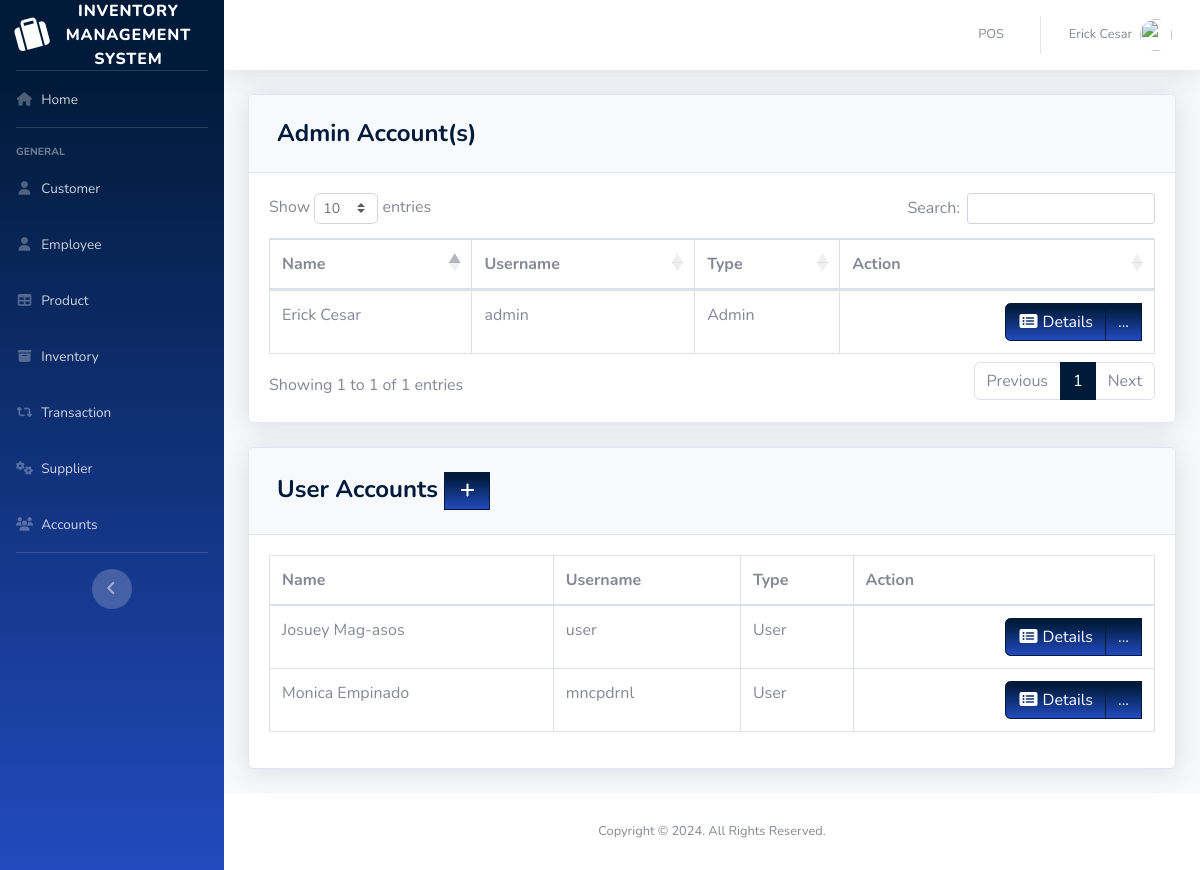
Screenshot of /pages/user.php (signed in) with the database file from the repository.
### tables this page shows
CREATE TABLE `users` (
  `ID` int(11) NOT NULL,
  `EMPLOYEE_ID` int(11) DEFAULT NULL,
  `USERNAME` varchar(50) DEFAULT NULL,
  `PASSWORD` varchar(50) DEFAULT NULL,
  `TYPE_ID` int(11) DEFAULT NULL
);

CREATE TABLE `employee` (
  `EMPLOYEE_ID` int(11) NOT NULL,
  `FIRST_NAME` varchar(50) DEFAULT NULL,
  `LAST_NAME` varchar(50) DEFAULT NULL,
  `GENDER` varchar(50) DEFAULT NULL,
  `EMAIL` varchar(100) DEFAULT NULL,
  `PHONE_NUMBER` varchar(11) DEFAULT NULL,
  `JOB_ID` int(11) DEFAULT NULL,
  `HIRED_DATE` varchar(50) NOT NULL,
  `LOCATION_ID` int(11) DEFAULT NULL
);

CREATE TABLE `type` (
  `TYPE_ID` int(11) NOT NULL,
  `TYPE` varchar(50) DEFAULT NULL
);

### pages/user.php (the view, shortened to what this page needs)
<?php
include'../includes/connection.php';
include'../includes/sidebar.php';
?>
         <div class="card shadow mb-4">
            <div class="card-header py-3">
              <h4 class="m-2 font-weight-bold text-primary">Admin Account(s)</h4>
            </div>
            <div class="card-body">
            <div class="table-responsive">
           <table class="table table-bordered" id="dataTable" width="100%" cellspacing="0">
               <thead>
                   <tr>
                       <th>Name</th>
                       <th>Username</th>
                       <th>Type</th>
                       <th>Action</th>
                   </tr>
               </thead>
          <tbody>
<?php
    $query = 'SELECT ID, FIRST_NAME,LAST_NAME,USERNAME, t.TYPE
              FROM users u
              JOIN employee e ON e.EMPLOYEE_ID=u.EMPLOYEE_ID
              JOIN type t ON t.TYPE_ID=u.TYPE_ID
              WHERE u.TYPE_ID=1';
        $result = mysqli_query($db, $query) or die (mysqli_error($db));
            while ($row = mysqli_fetch_assoc($result)) {
                echo '<tr>';
                echo '<td>'. $row['FIRST_NAME'].' '. $row['LAST_NAME'].'</td>';
                echo '<td>'. $row['USERNAME'].'</td>';
                echo '<td>'. $row['TYPE'].'</td>';
                      echo '<td align="right"> <div class="btn-group">
                              <a type="button" class="btn btn-primary bg-gradient-primary" href="us_searchfrm.php?action=edit & id='.$row['ID'] . '"><i class="fas fa-fw fa-list-alt"></i> Details</a>
                            <div class="btn-group">
                              <a type="button" class="btn btn-primary bg-gradient-primary dropdown no-arrow" data-toggle="dropdown" style="color:white;">
                              ... <span class="caret"></span></a>
                            <ul class="dropdown-menu text-center" role="menu">
                                <li>
                                  <a type="button" class="btn btn-warning bg-gradient-warning btn-block" style="border-radius: 0px;" href="us_edit.php?action=edit & id='.$row['ID']. '">
                                    <i class="fas fa-fw fa-edit"></i> Edit
                                  </a>
                                </li>
                                </li>
                            </ul>
                            </div>
                          </div></td>';
                echo '</tr> ';
                        }
?>
                                </tbody>
                            </table>
                        </div>
                    </div>
                  </div>
         <div class="card shadow mb-4">
            <div class="card-header py-3">
              <h4 class="m-2 font-weight-bold text-primary">User Accounts&nbsp;<a  href="#" data-toggle="modal" data-target="#supplierModal" type="button" class="btn btn-primary bg-gradient-primary" style="border-radius: 0px;"><i class="fas fa-fw fa-plus"></i></a></h4>
            </div>
            <div class="card-body">
            <div class="table-responsive">
           <table class="table table-bordered" id="dataTable" width="100%" cellspacing="0">
               <thead>
                   <tr>
                       <th>Name</th>
                       <th>Username</th>
                       <th>Type</th>
                       <th>Action</th>
                   </tr>
               </thead>
          <tbody>
<?php
    $query = 'SELECT ID, FIRST_NAME,LAST_NAME,USERNAME, t.TYPE
              FROM users u
              JOIN employee e ON e.EMPLOYEE_ID=u.EMPLOYEE_ID
              JOIN type t ON t.TYPE_ID=u.TYPE_ID
              WHERE u.TYPE_ID=2';
        $result = mysqli_query($db, $query) or die (mysqli_error($db));
            while ($row = mysqli_fetch_assoc($result)) {
                echo '<tr>';
                echo '<td>'. $row['FIRST_NAME'].' '. $row['LAST_NAME'].'</td>';
                echo '<td>'. $row['USERNAME'].'</td>';
                echo '<td>'. $row['TYPE'].'</td>';
                      echo '<td align="right"> <div class="btn-group">
                              <a type="button" class="btn btn-primary bg-gradient-primary" href="us_searchfrm.php?action=edit & id='.$row['ID'] . '"><i class="fas fa-fw fa-list-alt"></i> Details</a>
                            <div class="btn-group">
                              <a type="button" class="btn btn-primary bg-gradient-primary dropdown no-arrow" data-toggle="dropdown" style="color:white;">
                              ... <span class="caret"></span></a>
                            <ul class="dropdown-menu text-center" role="menu">
                                <li>
                                  <a type="button" class="btn btn-warning bg-gradient-warning btn-block" style="border-radius: 0px;" href="us_edit.php?action=edit & id='.$row['ID']. '">
                                    <i class="fas fa-fw fa-edit"></i> Edit
                                  </a>
                                  <a type="button" class="btn btn-warning bg-gradient-warning btn-block" style="border-radius: 0px;" href="us_del.php?action=delete&id='.$row['ID']. '">
                                    <i class="fas fa-fw fa-edit"></i> Delete
                                  </a>
                                </li>
                            </ul>
                            </div>
                          </div></td>';
                echo '</tr> ';
                        }
?>
                                </tbody>
                            </table>
                        </div>
                    </div>
                  </div>
<?php
include'../includes/footer.php';
?>

### rows the page displays
users: EMPLOYEE_ID.FIRST_NAME "Erick", EMPLOYEE_ID.LAST_NAME "Cesar", USERNAME "admin", TYPE_ID.TYPE "Admin"
users: EMPLOYEE_ID.FIRST_NAME "Josuey", EMPLOYEE_ID.LAST_NAME "Mag-asos", USERNAME "user", TYPE_ID.TYPE "User"
users: EMPLOYEE_ID.FIRST_NAME "Monica", EMPLOYEE_ID.LAST_NAME "Empinado", USERNAME "mncpdrnl", TYPE_ID.TYPE "User"

### other values shown
$_SESSION['FIRST_NAME'] "Erick"
$_SESSION['LAST_NAME'] "Cesar"
